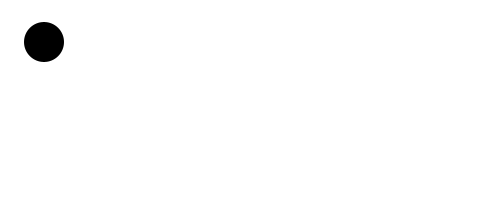
Frame 1 (no input)
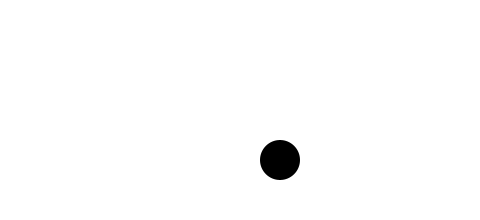
Frame 60 (the mouse pressed at the canvas centre just before this capture)
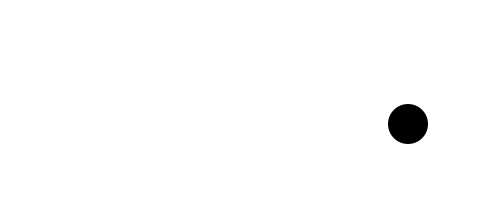
Frame 120 (the mouse held since frame 60 and released just before this capture)

The Processing sketch that drew these frames (run headless with seeded random() and noise(); from frame 60 on, the mouse is pressed at the canvas centre):

// Processing sketch: xyBouncingBall
// ── xyBouncingBall.pde
int x = 40, y = 40;
int xspeed = 4, yspeed = 2;

void setup() {
  size(480, 220);
  noStroke();
  fill(0, 0, 0);
}

void draw() {
  if (x < 20 || x > 460)
    xspeed = xspeed * (-1);
  if (y < 20 || y > 200)
    yspeed = yspeed * (-1);  
  x += xspeed;
  y += yspeed;
  background(255, 255, 255);
  ellipse(x, y, 40, 40);
}
